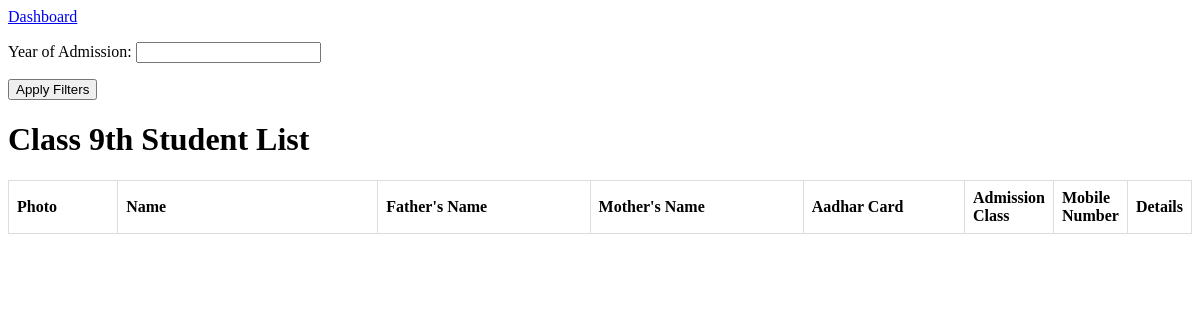
/admissions/class_9/, run on an earlier commit of the app's database.
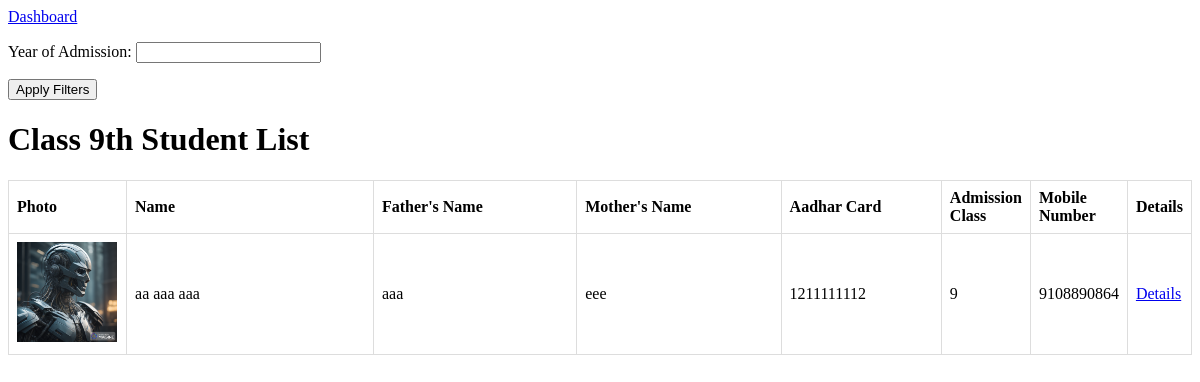
And on a later commit of the database.
### admissions/models.py (models this page shows, shortened)
class Admission(models.Model):
    first_name = models.CharField(max_length=100)
    middle_name = models.CharField(max_length=100, blank=True, null=True)
    last_name = models.CharField(max_length=100)
    father_name = models.CharField(max_length=100)
    mother_name = models.CharField(max_length=100)
    date_of_birth = models.DateField()
    aadhar_card = models.CharField(max_length=16)
    photo = models.ImageField(upload_to='photos/')
    previous_school = models.CharField(max_length=200)
    address = models.TextField()
    caste = models.CharField(max_length=50)
    admission_class = models.CharField(max_length=50)
    admission_date = models.DateField(auto_now_add=True)
    mobile_number = models.CharField(max_length=15)
    subjects = models.CharField(max_length=100, blank=True, null=True)

### admissions/views.py (the view)
# urls.py: path('class_9/', views.class_9, name='class_9'),
def class_9(request):
    class_9_students = Admission.objects.filter(admission_class='9')
    year_filter_form = AdmissionYearFilterForm(request.GET)
    if year_filter_form.is_valid():
        admission_year = year_filter_form.cleaned_data.get('admission_year')
        if admission_year:
            class_9_students = class_9_students.filter(admission_date__year=admission_year)
    context = {
        'class_9_students': class_9_students,
        'year_filter_form': year_filter_form,
    }
    return render(request, 'admissions/class_9.html', context)

### admissions/forms.py
class AdmissionYearFilterForm(forms.Form):
    admission_year = forms.IntegerField(label='Year of Admission', required=False)

### admissions/templates/admissions/class_9.html (shortened to what this page needs)
<!DOCTYPE html>
<a href="{% url 'dashboard' %}">Dashboard</a>
<html>
<head>
</head>
<body>
    <form method="get">
        {{ year_filter_form.as_p }}
        <button type="submit">Apply Filters</button>
    </form>
    <h1>Class 9th Student List</h1>
    <table>
        <thead>
            <tr>
                <th class="photo-column">Photo</th>
                <th class="name-column">Name</th>
                <th class="father-name-column">Father's Name</th>
                <th class="mother-name-column">Mother's Name</th>
                <th class="aadhar-column">Aadhar Card</th>
                <th class="admission-class-column">Admission Class</th>
                <th class="mobile-number-column">Mobile Number</th>
                <th>Details</th>
            </tr>
        </thead>
        <tbody>
            {% for student in class_9_students %}
                <tr>
                    <td class="photo-column"><img src="{{ student.photo.url }}" alt="{{ student.first_name }} {{ student.last_name }} Photo" width="100"></td>
                    <td class="name-column">{{ student.first_name }} {{ student.middle_name }} {{ student.last_name }}</td>
                    <td class="father-name-column">{{ student.father_name }}</td>
                    <td class="mother-name-column">{{ student.mother_name }}</td>
                    <td class="aadhar-column">{{ student.aadhar_card }}</td>
                    <td class="admission-class-column">{{ student.admission_class }}</td>
                    <td class="mobile-number-column">{{ student.mobile_number }}</td>
                    <td><a href="{% url 'student_details' student.id %}">Details</a></td>
                </tr>
            {% endfor %}
        </tbody>
    </table>
</body>
</html>

What changed in the data, as far as the page shows it:
added Admission: photo (picture), first_name "aa", middle_name "aaa", last_name "aaa", father_name "aaa", mother_name "eee", aadhar_card "1211111112", admission_class "9", mobile_number "9108890864"
